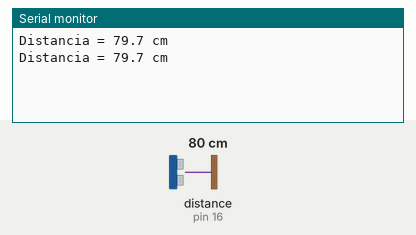
The sketch below on a simulated Arduino Uno, built with avr-gcc and run on an emulated ATmega328P. Parts: the last lines printed to the serial monitor. Wiring (inferred from the names in the program): ultrasonic range finder: trigger pin 17; echo pin 16. The test bench sets the inputs (shaded band); at power-on: distance to the obstacle (sensor on pin 16) 80 cm. The echo pulse lasts 58.3 µs per cm.

Above: at 2.8 s.
2.9 s: distance to the obstacle (sensor on pin 16) set to 2 cm
At 5.2 s:
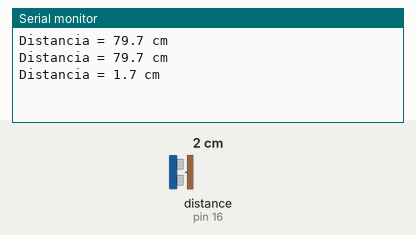
5.6 s: distance to the obstacle (sensor on pin 16) set to 4 cm
At 6.9 s:
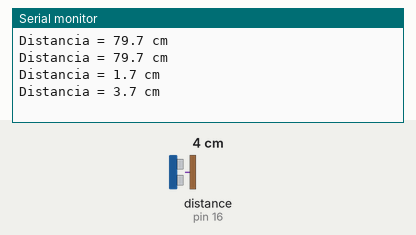
Timing chart, 0 to 8.6 s (numbered marks = the images above; inputs shaded):
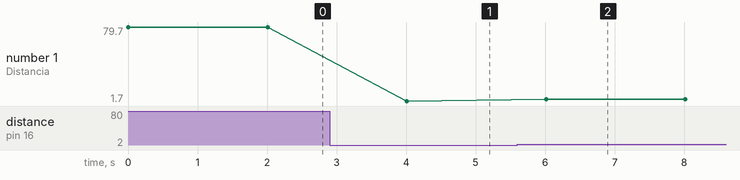

The sketch:

hcsr04_arduino.ino
```cpp
// Exemplo sensor HC-SR04

#define PIN_TRIGGER 17
#define PIN_ECHO    16

// Inciação
void setup() {
  // Init the serial
  while (!Serial) {
    delay(100);
  }
  Serial.begin(115200);

  // Configura os pinos
  pinMode (PIN_TRIGGER, OUTPUT);
  pinMode (PIN_ECHO, INPUT);
  digitalWrite(PIN_TRIGGER, LOW);
}

// Laço Principal
void loop() {
  // Pulsa o pino Trig
  digitalWrite(PIN_TRIGGER, HIGH);
  delayMicroseconds(10);
  digitalWrite(PIN_TRIGGER, LOW);

  // Mede o pulso de eco
  uint32_t ellapsed = pulseIn(PIN_ECHO, HIGH, 100000);

  // Calcula a distancia
  if (ellapsed != 0) {
    float distance = (ellapsed * 0.0343) / 2.0;
    Serial.print("Distancia = ");
    Serial.print(distance, 1);
    Serial.println(" cm");
    delay(2000);
  } else {
    Serial.println("** TIMEOUT **");
  }
}
```

Measured:
- after the input at 2.9 s, the serial monitor: prints a new line after 1.1 s (image 1)
- after the input at 5.6 s, the serial monitor: prints a new line after 0.41 s (image 2)
- plotted number 1: 79.7 → 1.7 after the input at 2.9 s, 1.7 → 3.7 after the input at 5.6 s
